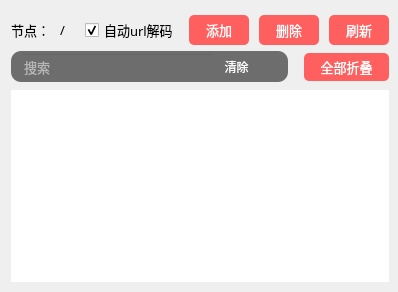
     <widget class="QWidget" name="verticalWidget_1_l" native="true">
      <property name="styleSheet">
       <string notr="true">#verticalWidget_1_l{

color: rgb(255, 255, 255);
border-right:2px solid rgba(108, 117, 125, 65); 
}</string>
      </property>
      <layout class="QVBoxLayout" name="verticalLayout_9">
       <property name="sizeConstraint">
        <enum>QLayout::SetDefaultConstraint</enum>
       </property>
       <property name="topMargin">
        <number>9</number>
       </property>
       <property name="rightMargin">
        <number>9</number>
       </property>
       <property name="bottomMargin">
        <number>9</number>
       </property>
       <item>
        <widget class="QWidget" name="horizontalWidget_1_1_l" native="true">
         <property name="font">
          <font>
           <pointsize>10</pointsize>
          </font>
         </property>
         <layout class="QHBoxLayout" name="horizontalLayout_2">
          <property name="leftMargin">
           <number>0</number>
          </property>
          <property name="topMargin">
           <number>0</number>
          </property>
          <property name="rightMargin">
           <number>0</number>
          </property>
          <property name="bottomMargin">
           <number>0</number>
          </property>
         </layout>
        </widget>
       </item>
       <item>
        <widget class="QWidget" name="horizontalWidget_1_2_l" native="true">
         <property name="minimumSize">
          <size>
           <width>0</width>
           <height>22</height>
          </size>
         </property>
         <layout class="QHBoxLayout" name="horizontalLayout">
          <property name="spacing">
           <number>10</number>
          </property>
          <property name="leftMargin">
           <number>0</number>
          </property>
          <property name="topMargin">
           <number>0</number>
          </property>
          <property name="rightMargin">
           <number>0</number>
          </property>
          <property name="bottomMargin">
           <number>0</number>
          </property>
          <item>
           <widget class="QLabel" name="label_node_head">
            <property name="maximumSize">
             <size>
              <width>40</width>
              <height>16777215</height>
             </size>
            </property>
            <property name="font">
             <font>
              <family>OPPOSans B</family>
              <pointsize>10</pointsize>
              <stylestrategy>PreferAntialias</stylestrategy>
             </font>
            </property>
            <property name="text">
             <string>节点：</string>
            </property>
           </widget>
          </item>
          <item>
           <widget class="QLabel" name="label_node">
            <property name="sizePolicy">
             <sizepolicy hsizetype="Expanding" vsizetype="Preferred">
              <horstretch>0</horstretch>
              <verstretch>0</verstretch>
             </sizepolicy>
            </property>
            <property name="font">
             <font>
              <family>OPPOSans B</family>
              <pointsize>10</pointsize>
              <stylestrategy>PreferAntialias</stylestrategy>
             </font>
            </property>
            <property name="text">
             <string>/</string>
            </property>
            <property name="alignment">
             <set>Qt::AlignLeading|Qt::AlignLeft|Qt::AlignVCenter</set>
            </property>
           </widget>
          </item>
          <item>
           <spacer name="horizontalSpacer">
            <property name="orientation">
             <enum>Qt::Horizontal</enum>
            </property>
            <property name="sizeType">
             <enum>QSizePolicy::Expanding</enum>
            </property>
            <property name="sizeHint" stdset="0">
             <size>
              <width>10</width>
              <height>20</height>
             </size>
            </property>
           </spacer>
          </item>
          <item>
           <widget class="QCheckBox" name="checkBox_auto_url">
            <property name="font">
             <font>
              <family>OPPOSans B</family>
              <pointsize>10</pointsize>
              <stylestrategy>PreferAntialias</stylestrategy>
             </font>
            </property>
            <property name="text">
             <string>自动url解码</string>
            </property>
            <property name="checked">
             <bool>true</bool>
            </property>
           </widget>
          </item>
          <item>
           <widget class="QToolButton" name="toolButton_add">
            <property name="minimumSize">
             <size>
              <width>60</width>
              <height>30</height>
             </size>
            </property>
            <property name="maximumSize">
             <size>
              <width>60</width>
              <height>30</height>
             </size>
            </property>
            <property name="font">
             <font>
              <family>OPPOSans B</family>
              <pointsize>10</pointsize>
              <stylestrategy>PreferAntialias</stylestrategy>
             </font>
            </property>
            <property name="styleSheet">
             <string notr="true">QToolButton {
	color: rgb(255, 255, 255);
	background-color: rgb(255, 95, 95);
	border-radius: 5px;
}

QToolButton::menu-indicator { 
	image: None;
}

 
QToolButton:hover {
	color: rgb(255, 255, 255);
	background-color: rgb(255, 95, 95);
}</string>
            </property>
            <property name="text">
             <string>添加</string>
            </property>
            <property name="icon">
             <iconset resource="lib.qrc">
              <normaloff>:/lib/add2.png</normaloff>:/lib/add2.png</iconset>
            </property>
            <property name="iconSize">
             <size>
              <width>12</width>
              <height>12</height>
             </size>
            </property>
            <property name="toolButtonStyle">
             <enum>Qt::ToolButtonTextBesideIcon</enum>
            </property>
           </widget>
          </item>
          <item>
           <widget class="QToolButton" name="toolButton__delete">
            <property name="minimumSize">
             <size>
              <width>60</width>
              <height>30</height>
             </size>
            </property>
            <property name="maximumSize">
             <size>
              <width>60</width>
              <height>30</height>
             </size>
            </property>
            <property name="font">
             <font>
              <family>OPPOSans B</family>
              <pointsize>10</pointsize>
              <stylestrategy>PreferAntialias</stylestrategy>
             </font>
            </property>
            <property name="styleSheet">
             <string notr="true">QToolButton {
	color: rgb(255, 255, 255);
	background-color: rgb(255, 95, 95);
	border-radius: 5px;
}

QToolButton::menu-indicator { 
	image: None;
}

 
QToolButton:hover {
	color: rgb(255, 255, 255);
	background-color: rgb(255, 95, 95);
}</string>
            </property>
            <property name="text">
             <string>删除</string>
            </property>
            <property name="icon">
             <iconset resource="lib.qrc">
              <normaloff>:/lib/delete2.png</normaloff>:/lib/delete2.png</iconset>
            </property>
            <property name="iconSize">
             <size>
              <width>14</width>
              <height>14</height>
             </size>
            </property>
            <property name="toolButtonStyle">
             <enum>Qt::ToolButtonTextBesideIcon</enum>
            </property>
           </widget>
          </item>
          <item>
           <widget class="QToolButton" name="toolButton_refresh">
            <property name="minimumSize">
             <size>
              <width>60</width>
              <height>30</height>
             </size>
            </property>
            <property name="maximumSize">
             <size>
              <width>60</width>
              <height>30</height>
             </size>
            </property>
            <property name="font">
             <font>
              <family>OPPOSans B</family>
              <pointsize>10</pointsize>
              <stylestrategy>PreferAntialias</stylestrategy>
             </font>
            </property>
            <property name="styleSheet">
             <string notr="true">QToolButton {
	color: rgb(255, 255, 255);
	background-color: rgb(255, 95, 95);
	border-radius: 5px;
}

QToolButton::menu-indicator { 
	image: None;
}

 
QToolButton:hover {
	color: rgb(255, 255, 255);
	background-color: rgb(255, 95, 95);
}</string>
            </property>
            <property name="text">
             <string>刷新</string>
            </property>
            <property name="icon">
             <iconset resource="lib.qrc">
              <normaloff>:/lib/update2.png</normaloff>:/lib/update2.png</iconset>
            </property>
            <property name="iconSize">
             <size>
              <width>14</width>
              <height>14</height>
             </size>
            </property>
            <property name="toolButtonStyle">
             <enum>Qt::ToolButtonTextBesideIcon</enum>
            </property>
           </widget>
          </item>
         </layout>
        </widget>
       </item>
       <item>
        <widget class="QWidget" name="horizontalWidget_1_3_l" native="true">
         <property name="minimumSize">
          <size>
           <width>0</width>
           <height>32</height>
          </size>
         </property>
         <property name="styleSheet">
          <string notr="true"/>
         </property>
         <layout class="QHBoxLayout" name="horizontalLayout_3">
          <property name="spacing">
           <number>16</number>
          </property>
          <property name="leftMargin">
           <number>0</number>
          </property>
          <property name="topMargin">
           <number>0</number>
          </property>
          <property name="rightMargin">
           <number>0</number>
          </property>
          <property name="bottomMargin">
           <number>0</number>
          </property>
          <item>
           <widget class="QWidget" name="widget_1_3_l_1" native="true">
            <property name="minimumSize">
             <size>
              <width>68</width>
              <height>0</height>
             </size>
            </property>
            <property name="maximumSize">
             <size>
              <width>16777215</width>
              <height>31</height>
             </size>
            </property>
            <property name="styleSheet">
             <string notr="true">#widget_1_3_l_1{
color: rgb(231, 238, 244);
border-radius: 14px;
background-color: rgb(25, 25, 25, 155);
border: 0px solid rgba(255, 255, 255, 0);
border-radius: 10px;
padding-left:10px;
padding-right:10px;
}</string>
            </property>
            <layout class="QHBoxLayout" name="horizontalLayout_6">
             <property name="leftMargin">
              <number>10</number>
             </property>
             <property name="topMargin">
              <number>0</number>
             </property>
             <property name="rightMargin">
              <number>10</number>
             </property>
             <property name="bottomMargin">
              <number>0</number>
             </property>
             <item>
              <widget class="QLineEdit" name="lineEdit_search">
               <property name="minimumSize">
                <size>
                 <width>0</width>
                 <height>27</height>
                </size>
               </property>
               <property name="font">
                <font>
                 <family>OPPOSans B</family>
                 <pointsize>10</pointsize>
                </font>
               </property>
               <property name="styleSheet">
                <string notr="true">background-color: rgba(255, 255, 255, 0);
color: rgb(255, 255, 255);</string>
               </property>
               <property name="placeholderText">
                <string>搜索</string>
               </property>
              </widget>
             </item>
             <item>
              <widget class="QToolButton" name="toolButton_clear">
               <property name="styleSheet">
                <string notr="true">QToolButton {
	color: rgb(255, 255, 255);
	background-color: rgba(255, 95, 95, 0);
	border-radius: 5px;
}

QToolButton::menu-indicator { 
	image: None;
}

 
QToolButton:hover {
	color: rgb(255, 255, 255);
	background-color: rgba(255, 95, 95, 0);
}</string>
               </property>
               <property name="text">
                <string>清除</string>
               </property>
               <property name="icon">
                <iconset resource="lib.qrc">
                 <normaloff>:/lib/icon-close4.png</normaloff>:/lib/icon-close4.png</iconset>
               </property>
               <property name="iconSize">
                <size>
                 <width>18</width>
                 <height>18</height>
                </size>
               </property>
              </widget>
             </item>
             <item>
              <widget class="QToolButton" name="toolButton_sensitive">
               <property name="styleSheet">
                <string notr="true">QToolButton {
	color: rgb(255, 255, 255);
	background-color: rgba(255, 255, 255, 0);
	border: none;
}

QToolButton::menu-indicator { 
	image: None;
}

 
QToolButton:hover {
	color: rgb(255, 255, 255);
	background-color: rgba(255, 255, 255, 0);
	border: none;
}
QToolButton::checked{
	color: rgb(255, 255, 255);
	border-radius: 2px;
	
	border: 1px solid rgb(143, 143, 143);
}</string>
               </property>
               <property name="text">
                <string/>
               </property>
               <property name="icon">
                <iconset resource="lib.qrc">
                 <normaloff>:/lib/daxiao.png</normaloff>:/lib/daxiao.png</iconset>
               </property>
               <property name="checkable">
                <bool>true</bool>
               </property>
               <property name="checked">
                <bool>false</bool>
               </property>
              </widget>
             </item>
            </layout>
           </widget>
          </item>
          <item>
           <widget class="QToolButton" name="toolButton_unfold">
            <property name="minimumSize">
             <size>
              <width>85</width>
              <height>28</height>
             </size>
            </property>
            <property name="maximumSize">
             <size>
              <width>85</width>
              <height>28</height>
             </size>
            </property>
            <property name="font">
             <font>
              <family>OPPOSans B</family>
              <pointsize>10</pointsize>
              <stylestrategy>PreferAntialias</stylestrategy>
             </font>
            </property>
            <property name="styleSheet">
             <string notr="true">QToolButton {
	color: rgb(255, 255, 255);
	background-color: rgb(255, 95, 95);
	border-radius: 5px;
}

QToolButton::menu-indicator { 
	image: None;
}

 
QToolButton:hover {
	color: rgb(255, 255, 255);
	background-color: rgb(255, 95, 95);
}</string>
            </property>
            <property name="text">
             <string>全部折叠</string>
            </property>
            <property name="icon">
             <iconset resource="lib.qrc">
              <normaloff>:/lib/zhedie.png</normaloff>:/lib/zhedie.png</iconset>
            </property>
            <property name="iconSize">
             <size>
              <width>18</width>
              <height>18</height>
             </size>
            </property>
            <property name="toolButtonStyle">
             <enum>Qt::ToolButtonTextBesideIcon</enum>
            </property>
           </widget>
          </item>
         </layout>
        </widget>
       </item>
       <item>
        <widget class="QWidget" name="verticalWidget_1_4_l" native="true">
         <layout class="QVBoxLayout" name="verticalLayout_2">
          <property name="leftMargin">
           <number>0</number>
          </property>
          <property name="topMargin">
           <number>1</number>
          </property>
          <property name="rightMargin">
           <number>0</number>
          </property>
          <property name="bottomMargin">
           <number>1</number>
          </property>
          <item>
           <widget class="QTreeWidget" name="treeWidget">
            <property name="font">
             <font>
              <family>OPPOSans B</family>
              <pointsize>10</pointsize>
             </font>
            </property>
            <property name="contextMenuPolicy">
             <enum>Qt::CustomContextMenu</enum>
            </property>
            <property name="styleSheet">
             <string notr="true">QToolTip{
	color: rgb(43, 43, 43);
    font-size:12px;
	width:1024;
	height:40;
}


QTreeWidget#treeWidget {
	border: 0px solid #D3D6DD;
	outline: none;
}
QTreeWidget::item {
	height: 28px;
	color: rgb(255, 255, 255);
	border: 1px;
	outline: 0px;
}

QTreeWidget::item:hover {
	border: 0px;
	outline: 0px;
    color: rgb(255, 255, 255);
	background-color: rgba(209, 209, 209, 20);
}
QTreeWidget::item:selected{
    border: 0px;
	outline: 0px;
    color: #45B2FF;
	background-color: rgba(209, 209, 209, 20);
}
QTreeWidget::item:selected:active{
    border: 0px;
	outline: 0px;
    color: #45B2FF;
}
 
QTreeWidget::item:selected:!active {
    border: 0px;
	outline: 0px;
    color: #45B2FF;
}
QTreeWidget::branch {
	height: 28px;
	width: 28px;
}
QTreeWidget::branch:closed:has-children:!has-siblings,
QTreeWidget::branch:closed:has-children:has-siblings {
	border-image: none;
    image: url(:/lib/tree_close.png);
}
 
QTreeWidget::branch:open:has-children:!has-siblings,
QTreeWidget::branch:open:has-children:has-siblings  {
	border-image: none;
    image: url(:/lib/tree_open.png);
}

QScrollBar:vertical{
    width: 8px;
	
	background-color: rgb(67, 77, 88);
    margin: 0px,0px,0px,0px;
    padding-top: 0px;		/*//隐藏上下的箭头*/
    padding-bottom: 0px;
}

QScrollBar::handle:vertical {
    width: 8px;
	
	background-color: rgb(239, 239, 239);
    /*滚动条两端变成椭圆 */
    border-radius: 2px;
    min-height: 0;
}

QScrollBar::sub-page:vertical {
    
	background-color: rgba(255, 255, 255, 0);
}
QScrollBar::add-page:vertical 
{
    background-color: rgba(255, 255, 255, 0);
}

QScrollBar::add-line:vertical {
	border: none;
    height: 0px;
    subcontrol-position: bottom;
    subcontrol-origin: margin;
}
QScrollBar::sub-line:vertical {
    border: none;
    height: 0px;
    subcontrol-position: top;
    subcontrol-origin: margin;
}

QScrollBar::down-arrow:vertical {
    border:none;
}
QScrollBar::up-arrow:vertical {
    border:none;
}


QScrollBar::horizontal{
    height: 8px;
	background-color: rgb(67, 77, 88);
	margin: 0px,0px,0px,0px;
    padding-top: 0px;		/*//隐藏上下的箭头*/
    padding-bottom: 0px;
}

QScrollBar::handle:horizontal {
    height: 8px;
	background-color: rgb(239, 239, 239);
    /*滚动条两端变成椭圆 */
    border-radius: 2px;
    min-height: 0;
}

QScrollBar::sub-page:horizontal {
	background-color: rgba(255, 255, 255, 0);
}
QScrollBar::add-page:horizontal 
{
    background-color: rgba(255, 255, 255, 0);
}

QScrollBar::add-line:horizontal {
	border: none;
    height: 0px;
    subcontrol-position: bottom;
    subcontrol-origin: margin;
}
QScrollBar::sub-line:horizontal {
    border: none;
    height: 0px;
    subcontrol-position: top;
    subcontrol-origin: margin;
}

QScrollBar::down-arrow:horizontal {
    border:none;
}
QScrollBar::up-arrow:horizontal {
    border:none;
}

QMenu {

background-color:rgb(253,253,254);
/*padding:5px;*/
padding: 5px 0px 5px 0px;
border-radius:6px;
border:2px solid rgb(108, 117, 125, 65); 
}
QMenu::item {
	font-size: 10pt;
	
	font: 10pt &quot;OPPOSans B&quot;;
	
	color: rgb(63, 63, 63);
    background-color:rgb(253,253,254);
    padding: 5px 25px 5px 25px;
    /*margin: 2px 2px 2px 2px;*/
}
QMenu::item:selected {
    background-color : rgb(236,236,237);
}
QMenu::icon:checked {
    background: rgb(253,253,254);
    position: absolute;
    top: 1px;
    right: 1px;
    bottom: 1px;
    left: 1px;
}
QMenu::icon:checked:selected {
    background-color : rgb(236,236,237);
    background-image: url(:/space_selected.png);
}
QMenu::separator {
    height: 2px;
    background: rgb(235,235,236);
    /*margin-left: 10px;*/
    /*margin-right: 10px;*/
}</string>
            </property>
            <property name="lineWidth">
             <number>1</number>
            </property>
            <property name="midLineWidth">
             <number>0</number>
            </property>
            <property name="verticalScrollBarPolicy">
             <enum>Qt::ScrollBarAsNeeded</enum>
            </property>
            <property name="horizontalScrollBarPolicy">
             <enum>Qt::ScrollBarAsNeeded</enum>
            </property>
            <property name="autoScrollMargin">
             <number>20</number>
            </property>
            <property name="verticalScrollMode">
             <enum>QAbstractItemView::ScrollPerItem</enum>
            </property>
            <property name="horizontalScrollMode">
             <enum>QAbstractItemView::ScrollPerPixel</enum>
            </property>
            <property name="indentation">
             <number>20</number>
            </property>
            <property name="uniformRowHeights">
             <bool>true</bool>
            </property>
            <property name="allColumnsShowFocus">
             <bool>false</bool>
            </property>
            <property name="wordWrap">
             <bool>false</bool>
            </property>
            <attribute name="headerVisible">
             <bool>false</bool>
            </attribute>
            <attribute name="headerCascadingSectionResizes">
             <bool>false</bool>
            </attribute>
            <attribute name="headerDefaultSectionSize">
             <number>100</number>
            </attribute>
            <attribute name="headerHighlightSections">
             <bool>false</bool>
            </attribute>
            <attribute name="headerMinimumSectionSize">
             <number>30</number>
            </attribute>
            <attribute name="headerShowSortIndicator" stdset="0">
             <bool>false</bool>
            </attribute>
            <attribute name="headerStretchLastSection">
             <bool>true</bool>
            </attribute>
            <column>
             <property name="text">
              <string notr="true">1</string>
             </property>
            </column>
           </widget>
          </item>
         </layout>
        </widget>
       </item>
      </layout>
     </widget>
